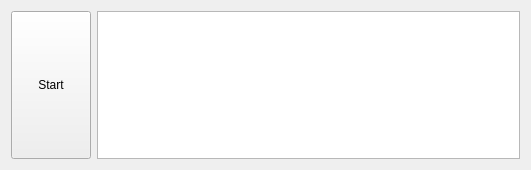
<?xml version="1.0" encoding="UTF-8"?>
<ui version="4.0">
 <class>MainWindow</class>
 <widget class="QMainWindow" name="MainWindow">
  <property name="windowModality">
   <enum>Qt::ApplicationModal</enum>
  </property>
  <property name="geometry">
   <rect>
    <x>0</x>
    <y>0</y>
    <width>531</width>
    <height>170</height>
   </rect>
  </property>
  <property name="sizePolicy">
   <sizepolicy hsizetype="Preferred" vsizetype="Preferred">
    <horstretch>0</horstretch>
    <verstretch>0</verstretch>
   </sizepolicy>
  </property>
  <property name="windowTitle">
   <string>MainWindow</string>
  </property>
  <property name="windowIcon">
   <iconset>
    <normaloff>:/media/FabPrint.png</normaloff>:/media/FabPrint.png</iconset>
  </property>
  <widget class="QWidget" name="centralWidget">
   <layout class="QHBoxLayout" name="horizontalLayout">
    <item>
     <widget class="QPushButton" name="startStopButton">
      <property name="sizePolicy">
       <sizepolicy hsizetype="Minimum" vsizetype="Minimum">
        <horstretch>0</horstretch>
        <verstretch>0</verstretch>
       </sizepolicy>
      </property>
      <property name="text">
       <string>Start</string>
      </property>
     </widget>
    </item>
    <item>
     <widget class="QPlainTextEdit" name="statusTextEdit">
      <property name="readOnly">
       <bool>true</bool>
      </property>
      <property name="plainText">
       <string/>
      </property>
     </widget>
    </item>
   </layout>
  </widget>
  <widget class="QMenuBar" name="menuBar">
   <property name="geometry">
    <rect>
     <x>0</x>
     <y>0</y>
     <width>531</width>
     <height>21</height>
    </rect>
   </property>
   <property name="focusPolicy">
    <enum>Qt::ClickFocus</enum>
   </property>
   <property name="toolTip">
    <string>testing</string>
   </property>
   <property name="defaultUp">
    <bool>false</bool>
   </property>
   <property name="nativeMenuBar">
    <bool>true</bool>
   </property>
  </widget>
 </widget>
 <layoutdefault spacing="6" margin="11"/>
 <resources/>
 <connections/>
</ui>
